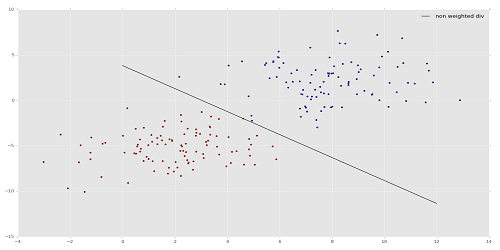
#> input picture week1_tkr/mainsvmimage.png, 500 x 250 px, given in place of the camera
$ python test5.py
#> lines starting #> are read from the running program, lines starting #| are printed output that depends on the picture; after the words box and inside, x2 and y2 are one past the last pixel; in counts of white or black regions, pixels touching at a corner belong together
import cv2
import numpy as np

#PART 6
'''
img=cv2.imread('bookpage.jpg')
retval,threshold=cv2.threshold(img,12,255,cv2.THRESH_BINARY)
grayscaled=cv2.cvtColor(img,cv2.COLOR_BGR2GRAY)
retval2,threshold2=cv2.threshold(grayscaled,12,255,cv2.THRESH_BINARY)
gaus=cv2.adaptiveThreshold(grayscaled,255,cv2.ADAPTIVE_THRESH_GAUSSIAN_C,cv2.THRESH_BINARY,115,1)
retval2,otsu=cv2.threshold(grayscaled,125,255,cv2.THRESH_BINARY+cv2.THRESH_OTSU)
cv2.imshow('og',img)
cv2.imshow('thres',threshold)
cv2.imshow('thres2',threshold2)
cv2.imshow('gaus',gaus)
cv2.imshow('otsu',otsu)
cv2.waitKey(0)
cv2.destroyAllWindows()
'''
#PART 7-9
cap=cv2.VideoCapture(0)
while True:
    _,frame=cap.read()
#> frame is the input picture: shape (250, 500, 3); mean B, G, R 231.8, 231.6, 231.8
    hsv=cv2.cvtColor(frame,cv2.COLOR_BGR2HSV)
#> hsv: shape (250, 500, 3); mean H, S, V 1.4, 0.9, 232.1
    lower_red=np.array([100,100,50])
    upper_red=np.array([180,255,150])

    mask=cv2.inRange(hsv,lower_red,upper_red)
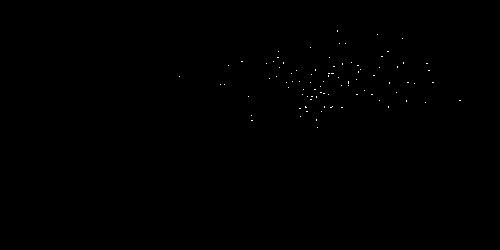
#> mask: shape (250, 500); 0.11% white in thin lines or dots, all inside (x1, y1, x2, y2) = (179, 30, 461, 128)
    res=cv2.bitwise_and(frame,frame,mask=mask)
    kernel=np.ones((5,5),np.uint8)
    erosion=cv2.erode(mask,kernel,iterations=1)
#> erosion: shape (250, 500); every value is 0
    dilation=cv2.dilate(mask,kernel,iterations=1)
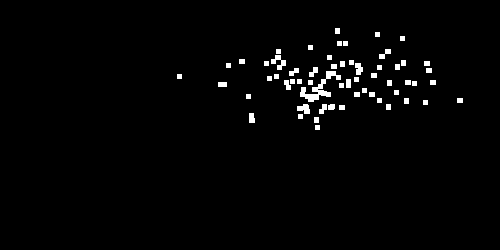
#> dilation: shape (250, 500); 1.9% white; 59 white regions, largest, box (x1, y1, x2, y2) and area: (300, 71, 341, 102) 381, (271, 55, 286, 70) 108, (297, 104, 310, 114) 90
    opening=cv2.morphologyEx(mask,cv2.MORPH_OPEN,kernel)
    closing=cv2.morphologyEx(mask,cv2.MORPH_CLOSE,kernel)

    # [6 lines of commented-out code are left out]

    cv2.imshow('frame',frame)
    # [10 lines of commented-out code are left out]

    k=cv2.waitKey(5) & 0xFF
#> (key Esc is pressed here)
    if k==27:
        break

cv2.destroyAllWindows()
cap.release()
